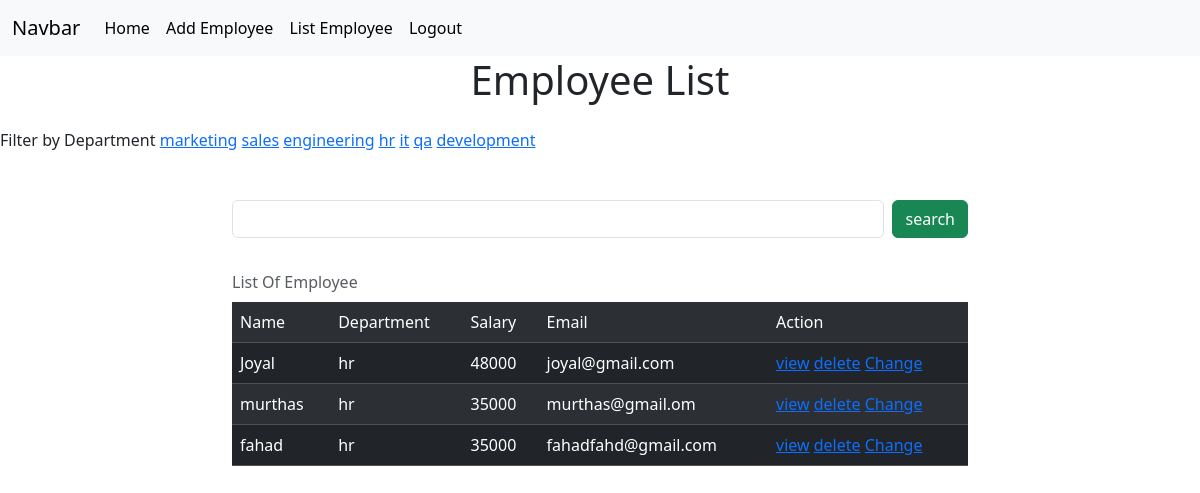
/employees/all?department=hr (signed in), run on the app's committed database.
### crm/models.py (models this page shows)
class Employees(models.Model):
    name=models.CharField(max_length=100)
    department=models.CharField(max_length=100)
    salary=models.PositiveIntegerField()
    email=models.EmailField(unique=True)
    age=models.PositiveIntegerField()
    contact=models.CharField(null=True,max_length=10,)
    profile_pic=models.ImageField(upload_to="images",null=True,blank=True) #{null used for databse},{blankis for form}
    dob=models.DateField(null=True,blank=True)
    def __str__(self):
        return self.name   # for the object string representation

### crm/views.py (the view, shortened to what this page needs)
# urls.py: path('employees/all',views.EmployeeListView.as_view(),name="emp-all"),
@method_decorator(signin_required,name="dispatch")
class EmployeeListView(View):
    def get(self,request,*args,**kwargs):
            qs=Employees.objects.all()
            departments=Employees.objects.all().values_list("department",flat=True).distinct()
            print(departments)
            if "department" in request.GET:
                dept=request.GET.get("department")
                qs=qs.filter(department__iexact=dept)
            return render(request,"emp_list.html",{"data":qs,"departments":departments})

### crm/views.py (called while the page is built)
def signin_required(fn):
    def wrapper(request,*args,**kwargs):
        if not request.user.is_authenticated:
            messages.error(request,"Invalid Session")
            return redirect("signin")
        else:
            return fn(request,*args,**kwargs)
    return wrapper

### crm/templates/emp_list.html (shortened to what this page needs)
{%extends 'base.html'%}
{%block body_block%}
<h1 class="text-center mb-4">Employee List</h1>
<div>
    Filter by Department
    {%for dep in departments%}
        <a href="{%url 'emp-all'%}?department={{dep}}">{{dep}}</a>
    {%endfor%}
</div>
<div class="container mt-5">
    <div class="row">
        <div class="col-2"></div>
        <div class="col-8">
            <form action="" method="post">
                <div class="d-flex">
                    <input type="text" name="box" class="form-control me-2">
                    <button type="submit" class="btn btn-success">search</button>
                </div>
            </form>
        </div>
        <div class="col-2"></div>
    </div>
</div>
<div class="container mt-4">
    <div class="row">
        <div class="col-2"></div>
        <div class="col-8">
            <table class="table table-dark table-striped caption-top">
                <caption>List Of Employee   </caption>
                <tr>
                    <td>Name</td>
                    <td>Department</td>
                    <td>Salary</td>
                    <td>Email</td>
                    <td>Action</td>
                </tr>
                {%for emp in data%}
                <tr>
                    <td>{{emp.name}}</td>
                    <td>{{emp.department}}</td>
                    <td>{{emp.salary}}</td>
                    <td>{{emp.email}}</td>
                    <td>
                        <a href="{%url 'emp-details' emp.id%}">view</a>
                        <a href="{%url 'emp-delete' emp.id%}">delete</a>
                        <a href="{%url 'emp-edit' emp.id%}">Change</a>
                    </td>
                </tr>
                {%endfor%}
            </table>
        </div>
        <div class="col-2"></div>
    </div>
</div>
{%endblock%}

### data on the page
Employees: name "Joyal", department "hr", salary "48000", email "joyal@gmail.com"
Employees: name "murthas", department "hr", salary "35000", email "murthas@gmail.om"
Employees: name "fahad", department "hr", salary "35000", email "fahadfahd@gmail.com"

### other printed values
{{ dep }} "marketing" "sales" "engineering" "hr" "it" "qa" "development"
